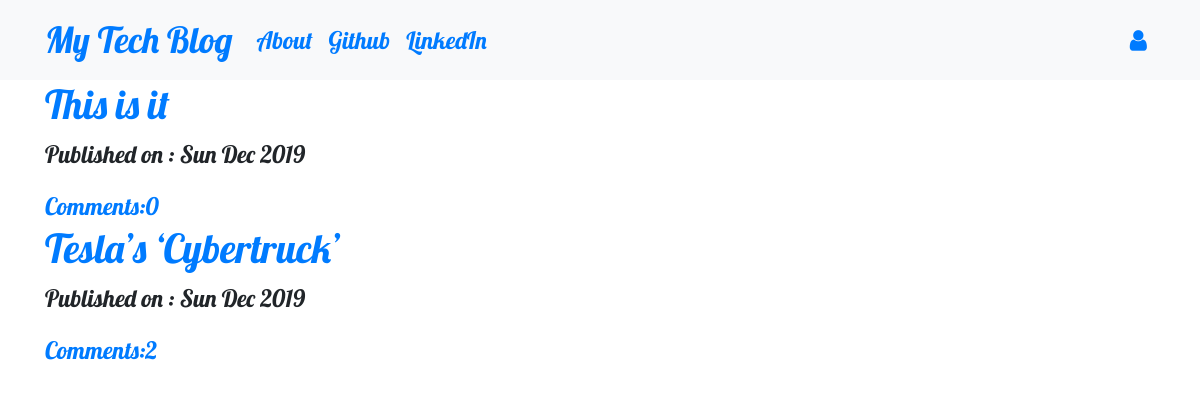
The page / on the database its author committed.
### blog_app/models.py (models this page shows, shortened)
class Post(models.Model):
    author = models.ForeignKey('auth.User', on_delete=models.CASCADE)
    title = models.CharField(max_length = 256)
    text = models.TextField()
    created_date = models.DateTimeField(default = timezone.now)
    published_date = models.DateTimeField(blank = True, null = True)
    def approve_comments(self):
        return self.comments.filter(approved_comment = True)

### blog_app/views.py (the view)
# urls.py: path('', views.PostListView.as_view(), name = 'post_list'),
class PostListView(ListView):
    model = Post
    def get_queryset(self):
        return Post.objects.filter(published_date__lte=timezone.now()).order_by('-published_date')

### blog_app/templates/blog_app/post_list.html
{%extends 'blog_app/base.html'%}
{%block content%}
<div class="centerstage">
  {%for post in post_list%}
    <div class="post">
      <h1> <a href="{%url 'post_detail' pk=post.pk%}">{{post.title}}</a> </h1>
      <div class="date">
        <p>Published on : {{post.published_date|date:"D M Y"}}</p>
      </div>
      <a href="{%url 'post_detail' pk=post.pk%}">Comments:{{post.approve_comments.count}}</a>
    </div>
  {%endfor%}
</div>
{%endblock%}

### blog_app/static/css/blog.css (style rules this page uses)
.techfont { font-family: 'Lobster', cursive; font-size: 1.5em; margin-bottom: 10px; }
.centerstage { margin-left: auto; margin-right: auto; }
.loader { filter:hue-rotate(0deg); color: linear-gradient(45deg,#0f8,#08f); animation:hue 5000ms infinite linear; }

### rows shown on the page
Post: title "This is it", published_date "Sun Dec 2019", approve_comments.count "0"
Post: title "Tesla’s ‘Cybertruck’", published_date "Sun Dec 2019", approve_comments.count "2"
